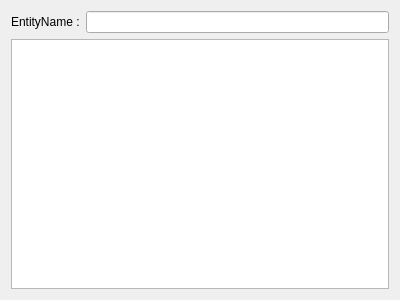
<?xml version="1.0" encoding="UTF-8"?>
<ui version="4.0">
 <class>EntityProperty</class>
 <widget class="QWidget" name="EntityProperty">
  <property name="geometry">
   <rect>
    <x>0</x>
    <y>0</y>
    <width>400</width>
    <height>300</height>
   </rect>
  </property>
  <property name="windowTitle">
   <string>Form</string>
  </property>
  <layout class="QVBoxLayout" name="verticalLayout_2">
   <item>
    <layout class="QVBoxLayout" name="verticalLayout">
     <item>
      <layout class="QHBoxLayout" name="horizontalLayout">
       <item>
        <widget class="QLabel" name="labelEntityName">
         <property name="text">
          <string>EntityName :</string>
         </property>
        </widget>
       </item>
       <item>
        <widget class="QLineEdit" name="editEntityName"/>
       </item>
      </layout>
     </item>
     <item>
      <widget class="QTreeView" name="treeView"/>
     </item>
    </layout>
   </item>
  </layout>
 </widget>
 <resources/>
 <connections/>
</ui>
